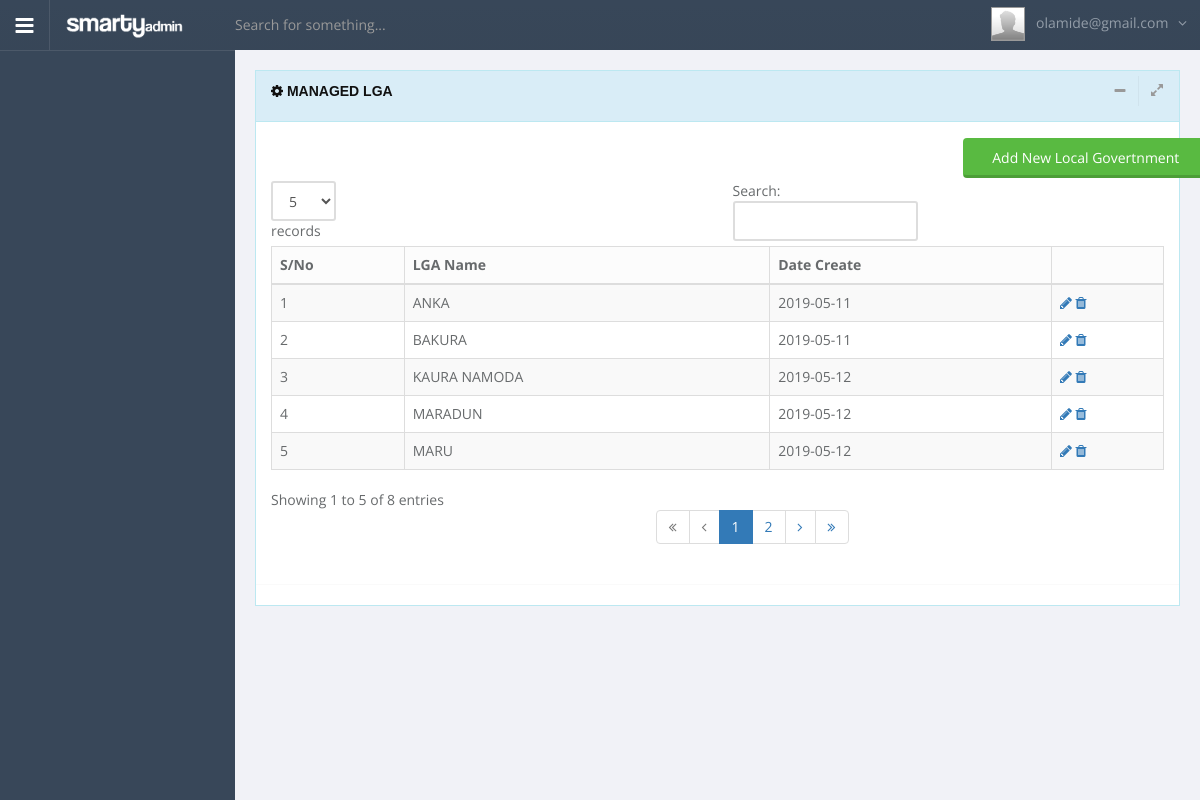
Screenshot of /staff/manageLga.php (signed in) with the database file from the repository.
### tables this page shows
CREATE TABLE `lga` (
  `name` varchar(255) DEFAULT NULL,
  `date_create` varchar(255) NOT NULL,
  `lga_id` int(11) NOT NULL AUTO_INCREMENT,
  PRIMARY KEY (`lga_id`)
);

### staff/includes/dbh.php (called while the page is built, shortened)
<?php
class dbh
{
	public function connect(){
		$this->servername ='localhost';
		$this->username ='root';
		$this->password ='root';
		$this->dbname ='zamScholarship';
		$conn = new mysqli($this->servername,$this->username, $this->password,$this->dbname );
		return $conn;
	}
}

### staff/includes/user.php (the view, shortened to what this page needs)
<?php
class user extends dbh
{
	public function getLga(){
		$stmt = "SELECT * FROM lga ORDER BY name ASC";
		$result = $this->connect()->query($stmt);
		$numberrows = $result->num_rows;
		if ($numberrows >0) {
			$counter = 1;
			while ($rows= $result->fetch_assoc()) {
				echo '<tr>
                    <td>'.$counter.'</td>
                    <td id="name'.$rows['id'].'">'.$rows['name'].'</td>
                    <td>'.$rows['date_create'].'</td>
                    <td>
                    <a href="#" onclick ="edit_row('.$rows['id'].')" id="edit_btn'.$rows['id'].'"> <i class="fa fa-pencil"></i></a>
                    <a href="" id="save_btn'.$rows['id'].'" class="save_btn" onclick ="save_row('.$rows['id'].')"> <i class="fa fa-save"></i></a>
                    <a href="delete.php?id='.htmlentities($rows['id']).'" onclick="return confirm(\'sure to delete !\');" ><i class="fa fa-trash"></i></a>
                    </td>
                </tr>';
			$counter++;}
		}
	}
}

### assets/css/layout.css (style rules this page uses)
html, body { background:#f1f2f7; height:100%; }
body { color:#676a6c; height:100%; direction: ltr; overflow-x:hidden; font-size:14px; font-family:'Open Sans', Arial, sans-serif; }
html,body { height:100%; }

### rows the page displays
lga: name "ANKA", date_create "2019-05-11"
lga: name "BAKURA", date_create "2019-05-11"
lga: name "KAURA NAMODA", date_create "2019-05-12"
lga: name "MARADUN", date_create "2019-05-12"
lga: name "MARU", date_create "2019-05-12"

### other values shown
$_SESSION['user'] "olamide@gmail.com"
